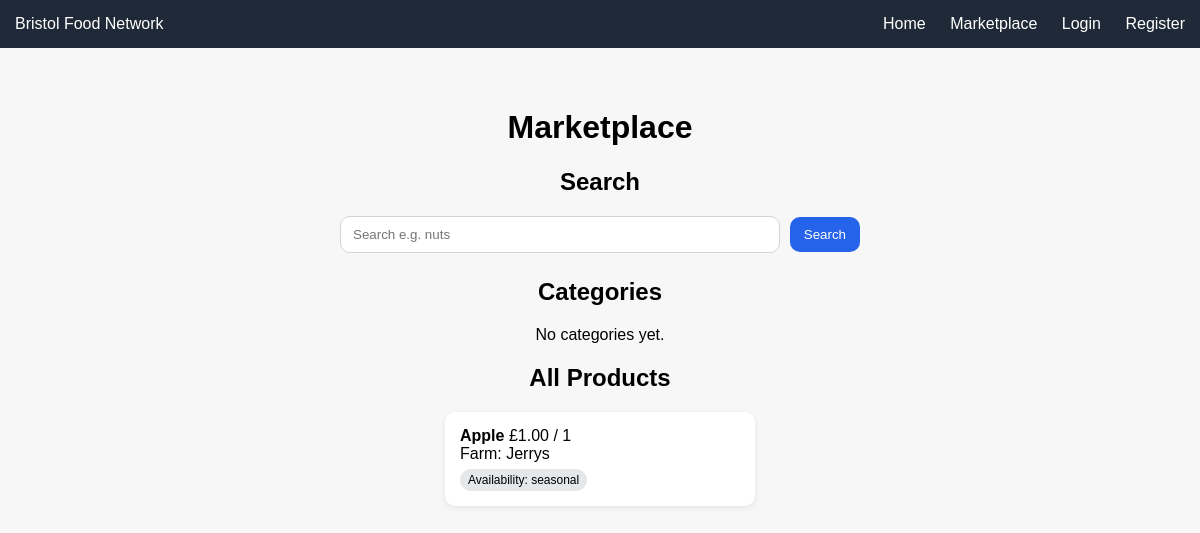
The app's page /marketplace/ with its own data.
### marketplace/models.py (models this page shows, shortened)
class Product(models.Model):
    STATUS_CHOICES = [
        ('in_season', 'In Season'),
        ('out_of_season', 'Out of Season'),
        ('unavailable', 'Unavailable'),
    ]
    producer = models.ForeignKey(User, on_delete=models.CASCADE)
    category = models.ForeignKey(
        'Category',
        on_delete=models.SET_NULL,
        null=True,
        blank=True
    )
    name = models.CharField(max_length=255)
    description = models.TextField()
    price = models.DecimalField(max_digits=10, decimal_places=2)
    unit = models.CharField(max_length=50)
    quantity = models.IntegerField()
    status = models.CharField(
        max_length=20,
        choices=STATUS_CHOICES
    )
    is_surplus = models.BooleanField(default=False)
    discount_percentage = models.IntegerField(default=0)
    organic_certified = models.BooleanField(default=False)
    allergen_info = models.JSONField(blank=True, null=True)
    harvest_date = models.DateField()
    created_at = models.DateTimeField(auto_now_add=True)

### accounts/models.py (models this page shows, shortened)
class ProducerProfile(models.Model):
    user = models.OneToOneField(User, on_delete=models.CASCADE)
    business_name = models.CharField(max_length=255)
    contact_name = models.CharField(max_length=255)
    phone = models.CharField(max_length=50)
    address = models.TextField()
    postcode = models.CharField(max_length=20)

### marketplace/views.py (the view)
# urls.py: path('', marketplace_home, name='marketplace_home'),
def marketplace_home(request):
    categories = Category.objects.all().order_by("name")
    q = request.GET.get("q", "").strip()
    products = Product.objects.filter(quantity__gt=0).select_related("category", "producer").order_by("-created_at")
    if q:
        products = products.filter(
            Q(name__icontains=q) |
            Q(description__icontains=q) |
            Q(allergen_info__icontains=q)
        )
    return render(request, "marketplace/home.html", {
        "categories": categories,
        "products": products,
        "q": q,
    })

### templates/marketplace/home.html (shortened to what this page needs)
<!DOCTYPE html>
<html>
<head>
</head>
<body>
<nav>
    <div>Bristol Food Network</div>
    <div>
        <a href="/">Home</a>
        <a href="/marketplace/">Marketplace</a>
        {% if user.is_authenticated %}
            {% if user.producerprofile %}
                <a href="/marketplace/product/new/">Add Product</a>
                <a href="/marketplace/producer/orders/">My Orders</a>
                <a href="/marketplace/producer/products/">My Products</a>
            {% endif %}
            {% if user.customerprofile %}
                <a href="/marketplace/cart/">View Cart</a>
            {% endif %}
            <form method="post" action="/logout/" style="display:inline;">
                {% csrf_token %}
                <button type="submit">Logout</button>
            </form>
        {% else %}
            <a href="/login/">Login</a>
            <a href="/register/">Register</a>
        {% endif %}
    </div>
</nav>
<div class="container">
    <h1>Marketplace</h1>
    <h2>Search</h2>
    <form class="search-bar" method="get" action="/marketplace/">
        <input type="text" name="q" placeholder="Search e.g. nuts" value="{{ q|default:'' }}">
        <button type="submit">Search</button>
    </form>
    <h2>Categories</h2>
    <div class="cat-links">
        {% for cat in categories %}
            <a href="{% url 'products_by_category' cat.id %}">{{ cat.name }}</a>
        {% empty %}
            <p>No categories yet.</p>
        {% endfor %}
    </div>
    <h2>All Products</h2>
    <div class="cards">
        {% for p in products %}
            <div class="card">
                <a href="{% url 'product_detail' p.id %}"><strong>{{ p.name }}</strong></a>
                £{{ p.price }} / {{ p.unit }}<br>
                Farm:
                {% if p.producer.producerprofile %}
                    {{ p.producer.producerprofile.business_name }}
                {% else %}
                    {{ p.producer.username }}
                {% endif %}
                <br>
                <span class="badge">Availability: {{ p.get_status_display }}</span>
            </div>
        {% empty %}
            <p>No products yet.</p>
        {% endfor %}
    </div>
</div>
</body>
</html>

### templates/marketplace/home.html (style rules this page uses)
body { font-family: Arial, sans-serif; margin:0; background:#f7f7f7; text-align:center; }
nav { background:#1f2937; padding:15px; color:white; display:flex; justify-content:space-between; align-items:center; }
nav a { color:white; text-decoration:none; margin-left:20px; }
.container { padding:40px 20px; }
.cards { display:flex; flex-wrap:wrap; gap:15px; justify-content:center; margin-top:15px; }
.card { background:white; padding:15px; border-radius:10px; width:280px; text-align:left; box-shadow:0 2px 6px rgba(0,0,0,0.08); }
.badge { display:inline-block; padding:4px 8px; border-radius:999px; background:#e5e7eb; font-size:12px; margin-top:6px; }
.search-bar { display:flex; gap:10px; justify-content:center; align-items:center; margin:10px auto 25px auto; max-width:520px; }
.search-bar input { flex:1; padding:10px 12px; border-radius:10px; border:1px solid #d1d5db; outline:none; box-sizing:border-box; }
.search-bar button { padding:10px 14px; border:none; border-radius:10px; background:#2563eb; color:white; cursor:pointer; }
.card a { color: inherit; text-decoration: none; font-weight: bold; }

### records on screen
Product: name "Apple", price "1.00", unit "1", producer.producerprofile.business_name "Jerrys", status "seasonal"
